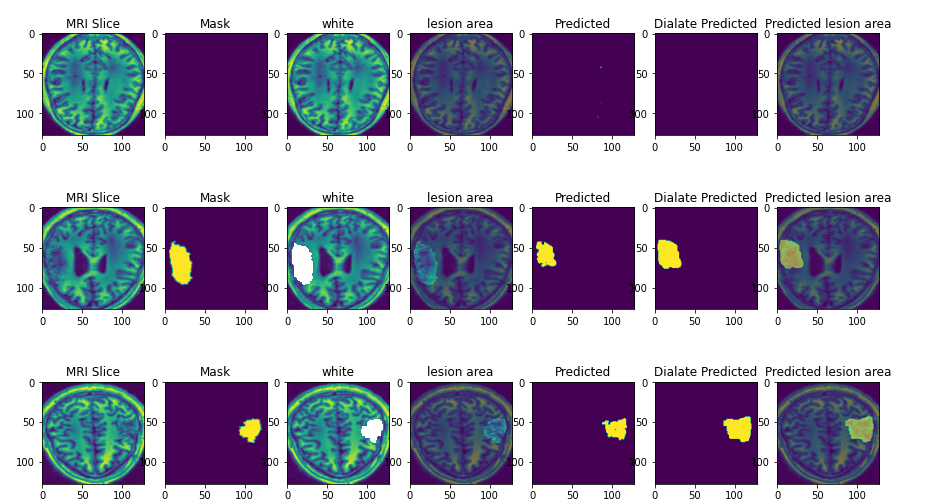
#> input picture images/res1.png, 933 x 503 px; its folder holds only this picture in this run
$ python -i preprocessing.py   (imports and definitions only)
#> lines starting #> are read from the running program, lines starting #| are printed output that depends on the picture
# -*- coding: utf-8 -*-
"""(Preprocessing)Brain_Stroke_Segmentation.ipynb

Automatically generated by Colaboratory.

Original file is located at
    https://colab.research.google.com/drive/1HrKAZdS3rp_XvzkzXdHOpNNjR10AKvys
"""

from google.colab import drive
# [1 line not run here, left out]

# Commented out IPython magic to ensure Python compatibility.
import numpy as np
import matplotlib.pyplot as plt
import os
import sys
import glob
import cv2
import scipy.ndimage
import skimage.filters
import skimage.transform
import nibabel as nib
import timeit
from tqdm.notebook import tqdm

# %matplotlib inline

drive_dir = '/content/drive/My Drive'
basedir = os.path.join( drive_dir, 'ATLAS_R1.1' )
# [1 line not run here, left out]

path = glob.glob( basedir + '/*/*/*')

img_size = 128

def HistogramEqualization( image, number_bins=256 ):
    image_histogram, bins = np.histogram(image.flatten(), number_bins, density=True)
    cdf = image_histogram.cumsum() # cumulative distribution function
    cdf = 255 * cdf / cdf[-1] # normalize
    image_equalized = np.interp(image.flatten(), bins[:-1], cdf)
    image_equalized = image_equalized.reshape( image.shape )
    return image_equalized.astype( np.float32 )

def median( img, size=3 ):
    arr =  scipy.ndimage.median_filter( img, size = size )
    return arr

def normalize( arr ):
    a = arr - arr.min()
    b = arr.max() - arr.min()
    return a / b

def cut_shape( arr ):
    return arr[25:175, 25:210, 55:125]

def CLAHE( arr ):
    clahe = cv2.createCLAHE( clipLimit=2.0, tileGridSize=(8,8) )
    arr = clahe.apply( arr )
    return arr

def preprocessing_all( arr ):
    arr = cut_shape( arr )
    arr = arr.transpose( ( 2, 1, 0 ) )
    arr = skimage.transform.resize( arr, ( img_size, img_size, img_size ) )
    return arr

def preprocessing_mri( arr ):
    #arr = HistogramEqualization( arr )
    """ Adaptive Histogram Equalization """
    clahe = cv2.createCLAHE( clipLimit=2.0, tileGridSize=(8,8) )
    arr = clahe.apply( arr.astype( np.uint16 ) )
    arr = arr.astype( np.float32 )
    arr = normalize( arr )
    arr = cv2.addWeighted ( arr,4, cv2.GaussianBlur( arr, ( 0, 0 ), img_size / 10 ), -4 , 128 )
    return arr.astype( np.float32 )

"""# Load All data in 2 arrays "faces, lesions"

# Total 229 Patients

    Train: 189 patients
    Validation: 9 patients
    Test: 31 patients  "Update Use The last 2030 instead of all 31 patient"
"""

train_size = 189
validation_size = 9
test_size = 31

train_x, train_y = [], []
val_x, val_y = [], []
test_x, test_y = [], []

# [32 lines not run here, left out]

train_x, train_y = np.asarray( train_x ), np.asarray( train_y )
val_x, val_y = np.asarray( val_x ), np.asarray( val_y )
test_x, test_y = np.asarray( test_x ), np.asarray( test_y )


def Reshape2D( arr, size, img_size ):
    return arr.reshape( ( size*img_size, img_size, img_size ) )

# train
# [1 line that did not run here, left out]
# [1 line that did not run here, left out]
# validation
# [1 line that did not run here, left out]
# [1 line that did not run here, left out]
# test
# [1 line that did not run here, left out]
# [1 line that did not run here, left out]

# train
train_x = np.array( [ preprocessing_mri( xi ) for xi in train_x ] )
# validation
val_x = np.array( [ preprocessing_mri( xi ) for xi in val_x ] )
# test
test_x = np.array( [ preprocessing_mri( xi ) for xi in test_x ] )


train_x = np.expand_dims( train_x, -1 )
train_y = np.expand_dims( train_y, -1 )

val_x = np.expand_dims( val_x, -1 )
val_y = np.expand_dims( val_y, -1 )

test_x = np.expand_dims( test_x, -1 )
test_y = np.expand_dims( test_y, -1 )


# save
# [8 lines not run here, left out]

>>> import cv2
>>> picture = cv2.imread('images/res1.png', cv2.IMREAD_GRAYSCALE)
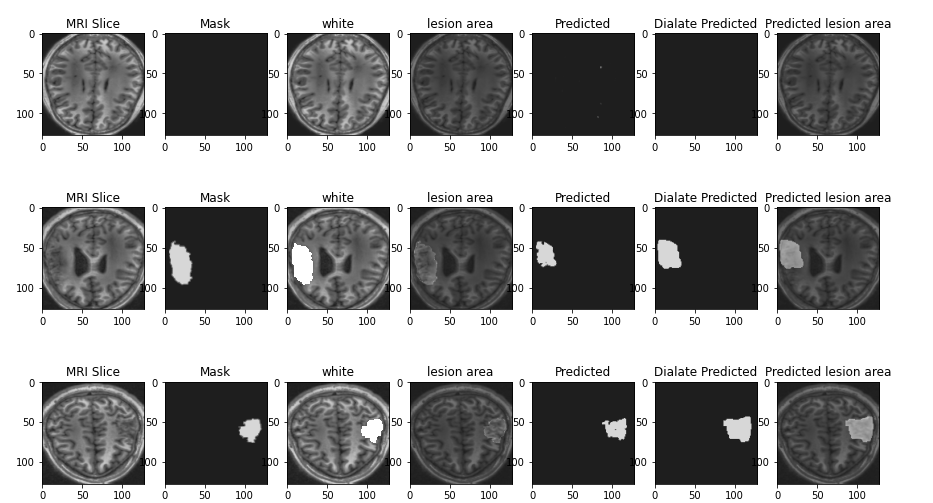
#> picture: shape (503, 933); min 0, max 255, mean 159
>>> result = preprocessing_mri(picture)
#> in preprocessing_mri, `arr = clahe.apply( arr.astype( np.uint16 ) )`:
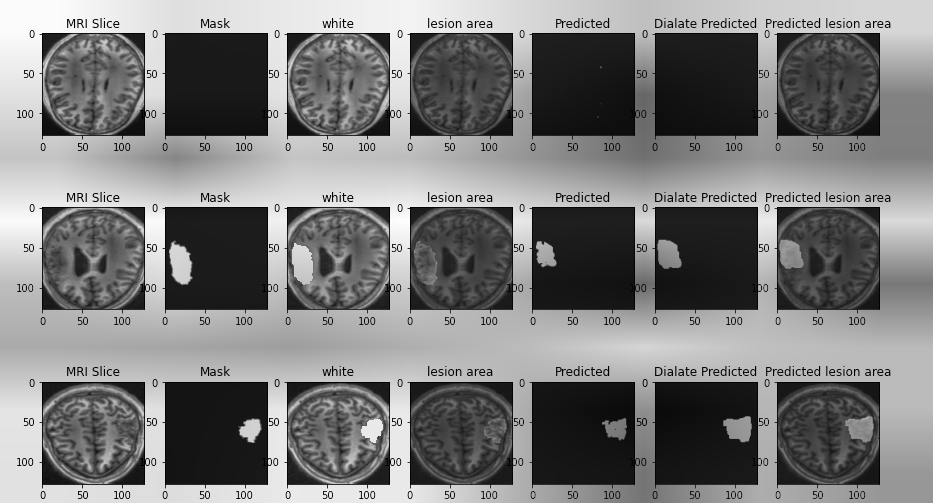
#> arr: shape (503, 933) uint16; min 13, max 2334, mean 1139.4; drawn with min black and max white
#> in normalize, `b = arr.max() - arr.min()`: b = 2321
